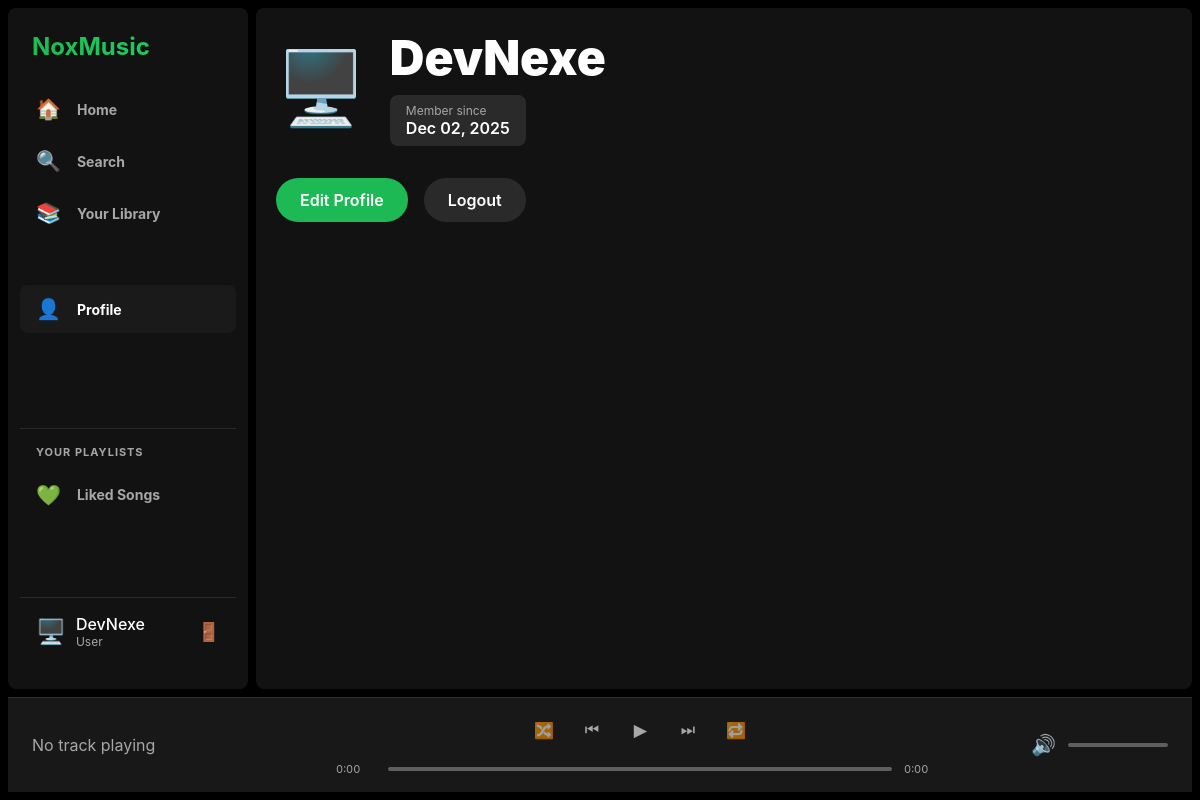
Page /auth/profile (signed in) on the committed database.
### app/models.py (models this page shows, shortened)
class User(db.Model):
    __tablename__ = "users"
    id = db.Column(db.Integer, primary_key=True)
    username = db.Column(db.String(100), unique=True, nullable=False)
    email = db.Column(db.String(255), unique=True, nullable=True)
    avatar = db.Column(db.String(8), default="👤")
    is_admin = db.Column(db.Boolean, default=False)
    created_at = db.Column(db.DateTime, default=datetime.utcnow)
    playlists = db.relationship('Playlist', back_populates='user', cascade='all, delete-orphan')
    listening_history = db.relationship('ListeningHistory', back_populates='user', cascade='all, delete-orphan')
    liked_tracks = db.relationship('LikedTrack', back_populates='user', cascade='all, delete-orphan')

### app/auth.py (the view)
@auth_bp.route("/profile")
@require_login
def profile():
    user_id = session.get("user_id")
    user = User.query.get_or_404(user_id)
    from .models import ListeningHistory, LikedTrack, Playlist
    total_plays = ListeningHistory.query.filter_by(user_id=user.id).count()
    total_likes = LikedTrack.query.filter_by(user_id=user.id).count()
    total_playlists = Playlist.query.filter_by(user_id=user.id).count()
    recent = ListeningHistory.query.filter_by(user_id=user.id)\
        .order_by(ListeningHistory.played_at.desc())\
        .limit(10).all()
    return render_template(
        "profile.html",
        user=user,
        total_plays=total_plays,
        total_likes=total_likes,
        total_playlists=total_playlists,
        recent=recent
    )

### app/auth.py (called while the page is built)
def require_login(func):
    @wraps(func)
    def wrapper(*args, **kwargs):
        user_id = session.get("user_id")
        if not user_id:
            if request.is_json or request.headers.get("Accept", "").startswith("application/json"):
                return jsonify({"error": "login_required"}), 401
            flash("Please log in to continue", "error")
            return redirect(url_for("auth.login", next=request.path))
        return func(*args, **kwargs)
    return wrapper

@auth_bp.app_context_processor
def inject_user():
    user_id = session.get("user_id")
    if user_id:
        user = User.query.get(user_id)
        return {"current_user": user}
    return {"current_user": None}

### templates/profile.html (shortened to what this page needs)
{% extends "base.html" %}
{% block content %}
<div style="padding: 20px;">
  <div style="display: flex; align-items: center; gap: 24px; margin-bottom: 32px;">
    <div style="font-size: 72px;">{{ user.avatar }}</div>
    <div>
      <h1 style="font-size: 48px; font-weight: 900; margin: 0 0 8px 0;">{{ user.username }}</h1>
      <div style="display: flex; gap: 16px;">
        <div style="background: rgba(255,255,255,0.1); padding: 8px 16px; border-radius: 8px;">
          <div style="font-size: 12px; color: var(--muted);">Member since</div>
          <div style="font-weight: 600;">{{ user.created_at.strftime('%b %d, %Y') }}</div>
        </div>
      </div>
    </div>
  </div>
  <div style="display: flex; gap: 16px; margin-top: 32px;">
    <a href="{{ url_for('auth.profile_edit') }}" style="padding: 12px 24px; background: var(--accent); border-radius: 24px; color: white; text-decoration: none; font-weight: 600;">
      Edit Profile
    </a>
    <a href="{{ url_for('auth.logout') }}" style="padding: 12px 24px; background: rgba(255,255,255,0.1); border-radius: 24px; color: white; text-decoration: none; font-weight: 600;">
      Logout
    </a>
  </div>
</div>
{% endblock %}

### templates/base.html (shortened to what this page needs)
<!doctype html>
<html lang="en">
<head>
  <link rel="stylesheet" href="{{ url_for('static', filename='style.css') }}">
</head>
<body>
  <div class="app">
    <aside class="sidebar">
      <div class="brand">NoxMusic</div>
      <nav class="nav">
        <a href="{{ url_for('main.index') }}" class="nav-btn {% if request.endpoint == 'main.index' %}active{% endif %}">
          <span style="font-size:20px">🏠</span>
          <span>Home</span>
        </a>
        <a href="{{ url_for('main.search_page') }}" class="nav-btn {% if request.endpoint == 'main.search_page' %}active{% endif %}">
          <span style="font-size:20px">🔍</span>
          <span>Search</span>
        </a>
        <a href="{{ url_for('main.library_page') }}" class="nav-btn {% if request.endpoint == 'main.library_page' %}active{% endif %}">
          <span style="font-size:20px">📚</span>
          <span>Your Library</span>
        </a>
      </nav>
      <nav class="nav" style="margin-top:24px">
        <a href="{{ url_for('auth.profile') }}" class="nav-btn">
          <span style="font-size:20px">👤</span>
          <span>Profile</span>
        </a>
      </nav>
      <div class="playlists">
        <div class="h">Your Playlists</div>
        <div id="playlist-list">
          <a href="{{ url_for('main.liked_songs_page') }}" class="nav-btn" style="display: flex; align-items: center; gap: 16px; padding: 12px 16px; border-radius: 8px; color: var(--muted); text-decoration: none;">
            <span style="font-size:20px">💚</span>
            <span>Liked Songs</span>
          </a>
        </div>
      </div>
      <div class="user-info" style="margin-top:auto;padding:16px;border-top:1px solid rgba(255,255,255,0.1)">
        {% if current_user %}
          <div style="display:flex;align-items:center;gap:10px">
            <div style="font-size:24px">{{ current_user.avatar }}</div>
            <div style="flex:1">
              <div style="font-weight:500">{{ current_user.username }}</div>
              <div style="font-size:12px;color:var(--muted)">
                {% if current_user.is_admin %}👑 Admin{% else %}User{% endif %}
              </div>
            </div>
            <a href="{{ url_for('auth.logout') }}" style="color:var(--muted);font-size:18px" title="Logout">🚪</a>
          </div>
        {% endif %}
      </div>
    </aside>
    <main class="main">
      {% block content %}{% endblock %}
    </main>
    <footer class="player">
      <div class="player-left">
        <div id="now-playing">No track playing</div>
      </div>
      <div class="player-center">
        <div class="controls">
          <button id="shuffle-btn" style="opacity:0.6" title="Shuffle">🔀</button>
          <button id="prev-btn" title="Previous">⏮</button>
          <button id="play-btn" class="play" title="Play">▶</button>
          <button id="next-btn" title="Next">⏭</button>
          <button id="repeat-btn" style="opacity:0.6" title="Repeat">🔁</button>
        </div>
        <div class="seek">
          <span id="time-current">0:00</span>
          <div id="progress-bar" class="progress-bar">
          </div>
          <span id="time-duration">0:00</span>
        </div>
      </div>
      <div class="player-right">
        <button id="mute-btn" style="background:none;border:none;color:var(--muted);cursor:pointer;font-size:20px" title="Mute">🔊</button>
        <input id="volume" type="range" min="0" max="1" step="0.01" value="0.7" title="Volume" />
      </div>
    </footer>
  </div>
</body>
</html>

### static/style.css (style rules this page uses)
:root { --bg: #000000; --panel: #121212; --elevated: #1a1a1a; --muted: #a7a7a7; --accent: #1db954; --white: #ffffff; --border: rgba(255, 255, 255, 0.1); }
* { box-sizing: border-box; margin: 0; padding: 0; text-decoration: none; }
body, html { height: 100%; font-family: -apple-system, BlinkMacSystemFont, 'Segoe UI', Roboto, Oxygen, Ubuntu, Cantarell, sans-serif; background: var(--bg); color: var(--white); overflow: hidden; }
.app { display: grid; grid-template-columns: 240px 1fr; grid-template-rows: 1fr auto; height: 100vh; gap: 8px; padding: 8px; }
.sidebar { background: var(--panel); border-radius: 8px; padding: 24px 12px; display: flex; flex-direction: column; overflow-y: auto; gap: 8px; }
.brand { font-weight: 700; font-size: 24px; margin-bottom: 16px; padding: 0 12px; background: linear-gradient(90deg, #1db954, #1ed760); -webkit-background-clip: text; background-clip: text; color: transparent; }
.nav { display: flex; flex-direction: column; gap: 4px; margin-bottom: 16px; }
.nav-btn { background: none; border: none; color: var(--muted); text-align: left; padding: 12px 16px; border-radius: 8px; cursor: pointer; font-size: 14px; font-weight: 700; transition: all 0.2s; display: flex; align-items: center; gap: 16px; }
.nav-btn.active { color: var(--white); background: var(--elevated); }
.playlists { margin-top: auto; padding-top: 16px; border-top: 1px solid var(--border); }
.playlists .h { font-size: 11px; color: var(--muted); margin-bottom: 12px; padding: 0 16px; text-transform: uppercase; letter-spacing: 1px; font-weight: 700; }
.main { display: flex; flex-direction: column; background: var(--panel); border-radius: 8px; overflow: hidden; }
.player { grid-column: 1 / -1; display: flex; align-items: center; justify-content: space-between; padding: 16px 24px; background: #181818; border-top: 1px solid var(--border); position: sticky; bottom: 0; gap: 24px; }
.player-left { display: flex; gap: 16px; min-width: 280px; align-items: center; }
.player-center { flex: 1; max-width: 722px; display: flex; flex-direction: column; align-items: center; gap: 8px; }
.controls { display: flex; gap: 16px; align-items: center; margin-bottom: 8px; }
.controls button { background: none; border: none; color: var(--muted); cursor: pointer; font-size: 16px; padding: 0; transition: all 0.2s; width: 32px; height: 32px; display: flex; align-items: center; justify-content: center; }
.play { width: 32px; height: 32px; border-radius: 50%; background: var(--white); color: var(--bg); font-weight: 700; display: flex; align-items: center; justify-content: center; transition: transform 0.2s; font-size: 14px; }
.seek { display: flex; gap: 12px; align-items: center; width: 100%; }
.seek span { font-size: 11px; color: var(--muted); min-width: 40px; font-variant-numeric: tabular-nums; }
.progress-bar { height: 4px; background: rgba(255, 255, 255, 0.3); flex: 1; border-radius: 2px; position: relative; cursor: pointer; transition: height 0.2s; }
.player-right { display: flex; gap: 12px; align-items: center; min-width: 200px; justify-content: flex-end; }
input[type="range"] { cursor: pointer; -webkit-appearance: none; background: rgba(255, 255, 255, 0.3); height: 4px; border-radius: 2px; outline: none; width: 100px; }

### rows in the picture
User: avatar "🖥️", username "DevNexe", created_at "Dec 02, 2025"
